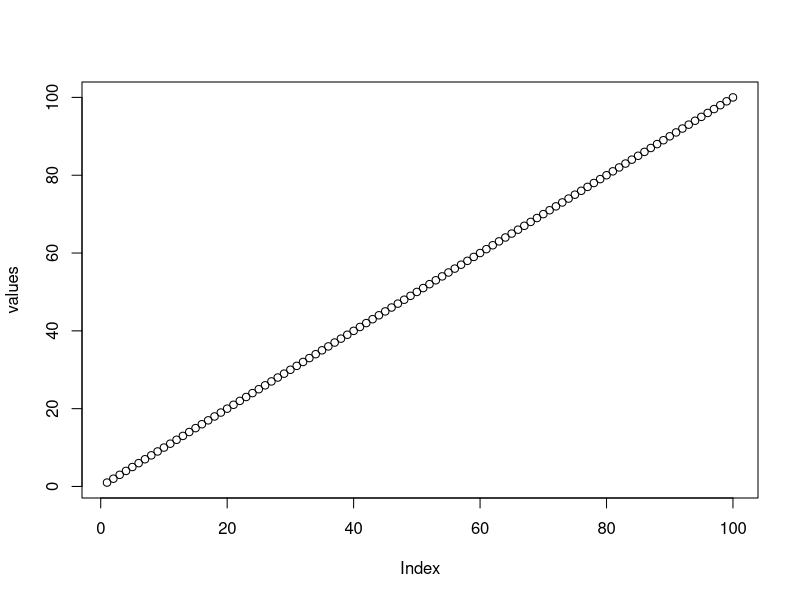

R code for this plot: (Note: this script raises an error after producing the figure.)

# Functions
print("Hello, Neaz")

seq(1, 100)

add_two = function(a,b){
  total = a + b
  # print(total)
  return(total)
}

add_two(4,100)
total1 = add_two(4,100)
# add_two(323,2323)

sum(1:10)
mytotal = sum(1:10)
mytotal


no.input = function(){
  print(as.integer(runif(100, 0, 100)))
}

no.input()

# 4 categories on the basis of argument and return
# 1. no input, no return
# 2. no input, but return
# 3. input, no return
# 4. input, return

no.input.return = function(){
  return(as.integer(runif(100, 0, 100)))
}
no.input.return()


# Function Definition and Function Call
plot_number = function(values){
  plot(values)  
}

# function call
plot_number(1:100)

# Lambda function
(function(x) x^2)(4) 

# apply, lapply, tapply

# Function Arguments
add_two = function(a,b){
  total = a + b
  # print(total)
  return(total)
}



# Required Argument 
add_two()
add_two(3,2)
add_two(3,)
# Default Argument
add_two_def = function(a = 0,b = 0){
  total = a + b
  # print(total)
  return(total)
}
add_two_def()
add_two_def(a = 5)
add_two_def(b = 10)
add_two_def(a = 100, b= 2154)

# Variable Argument

myfun = function(a, b, ...){
  return(a+b)
}
myfun(1,2,3)


# Example: Power Function
powerfunc = function(a, b, ...){
  to_return = 1
  for(i in 1:b){
    to_return = to_return * a
  }
  return(to_return)
}
powerfunc(2,5)

2^5 # = 2 * 2 * 2 * 2 * 2
# a = 2
# b = 5

# Scope of Variables or Scopes

age = 52 # Global

my_function = function(abc){
  print(abc)
  my_age = 100 # Local scope
  print(age)
  print(my_age)
}

my_function(141)

age
my_age


add_num = function(a, b){
  result = a + b
  print(result)
}

add_num(45,32)
result


# Recursive Function
sum(1:100)


# Factorial: 5! = 120 (1 * 2 * 3 * 4 * 5)
factorial(10)

# Give me the factorial of 9 then i will multiply it with 10

fact = function(num){
  if(num == 0 || num ==1){ # Base case
    return(1)
  }
  return(num * fact(num - 1))
}

fact(5)
fact(10)
fact(100)

# prbolem 1: fibonacci series
first = 0
second = 1
n= 5
next_num = 0
for(i in 3:n){
  next_num = first + second
  first = second
  second = next_num
}
print(next_num)


fibonnaci = function(num){
  first = 0
  second = 1
  next_num = 0
  for(i in 3:num){
    next_num = first + second
    first = second
    second = next_num
  }
  return(next_num)
}

fibonnaci(10)


# Problem 2: 
vec = 1:10
sum(vec^2)

square_sum = function(my_vec){
  total = 0
  n = length(my_vec)
  for(i in 1:n){
    total = total + my_vec[i]^2
    print(total)
  }
  return(total)
}

square_sum(vec)
  
  
  
  
  
  